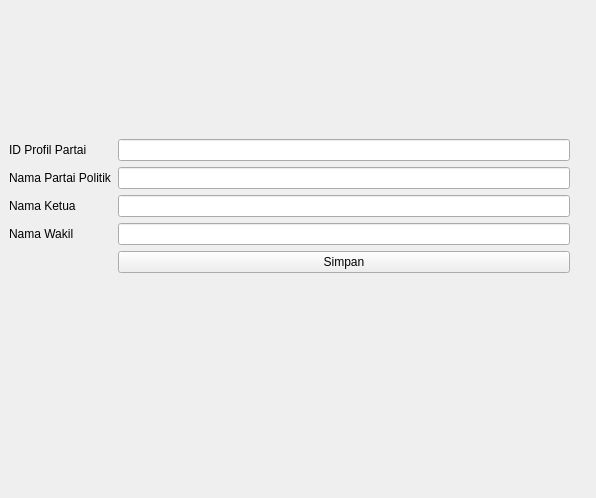
<?xml version="1.0" encoding="UTF-8"?>
<ui version="4.0">
 <class>Form</class>
 <widget class="QWidget" name="Form">
  <property name="geometry">
   <rect>
    <x>0</x>
    <y>0</y>
    <width>596</width>
    <height>498</height>
   </rect>
  </property>
  <property name="windowTitle">
   <string>Form</string>
  </property>
  <widget class="QLabel" name="label">
   <property name="geometry">
    <rect>
     <x>230</x>
     <y>30</y>
     <width>121</width>
     <height>91</height>
    </rect>
   </property>
   <property name="text">
    <string/>
   </property>
   <property name="pixmap">
    <pixmap>../../../Downloads/png-clipart-the-general-election-committee-regency-indonesian-regional-election-komisi-pemilihan-umum-pamekasan-kpu-logo-emblem-label-removebg-preview.png</pixmap>
   </property>
   <property name="scaledContents">
    <bool>true</bool>
   </property>
  </widget>
  <widget class="QWidget" name="formLayoutWidget">
   <property name="geometry">
    <rect>
     <x>9</x>
     <y>139</y>
     <width>561</width>
     <height>301</height>
    </rect>
   </property>
   <layout class="QFormLayout" name="formLayout">
    <item row="0" column="0">
     <widget class="QLabel" name="label_2">
      <property name="text">
       <string>ID Profil Partai</string>
      </property>
     </widget>
    </item>
    <item row="0" column="1">
     <widget class="QLineEdit" name="lineEdit"/>
    </item>
    <item row="1" column="0">
     <widget class="QLabel" name="label_3">
      <property name="text">
       <string>Nama Partai Politik</string>
      </property>
     </widget>
    </item>
    <item row="1" column="1">
     <widget class="QLineEdit" name="lineEdit_2"/>
    </item>
    <item row="2" column="0">
     <widget class="QLabel" name="label_4">
      <property name="text">
       <string>Nama Ketua</string>
      </property>
     </widget>
    </item>
    <item row="2" column="1">
     <widget class="QLineEdit" name="lineEdit_3"/>
    </item>
    <item row="3" column="0">
     <widget class="QLabel" name="label_5">
      <property name="text">
       <string>Nama Wakil</string>
      </property>
     </widget>
    </item>
    <item row="3" column="1">
     <widget class="QLineEdit" name="lineEdit_4"/>
    </item>
    <item row="4" column="1">
     <widget class="QPushButton" name="pushButton">
      <property name="text">
       <string>Simpan</string>
      </property>
     </widget>
    </item>
   </layout>
  </widget>
 </widget>
 <resources/>
 <connections/>
</ui>
